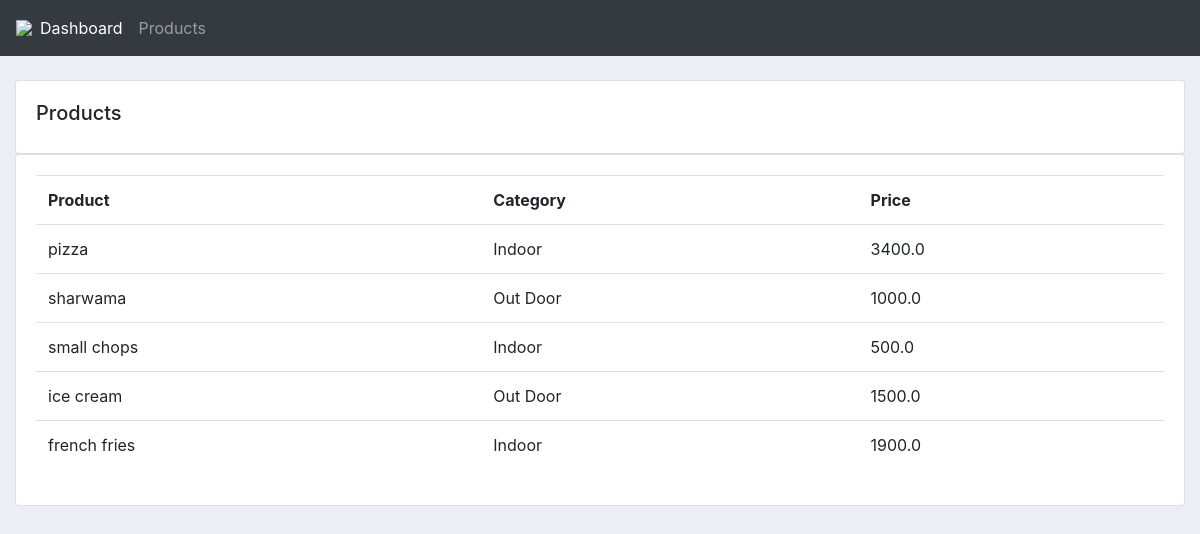
Screenshot of /products/ with the database file from the repository.
### core/models.py (models this page shows, shortened)
class Product(models.Model):
	CATEGORY = (
			('Indoor', 'Indoor'),
			('Out Door', 'Out Door'),
			)
	name = models.CharField(max_length=200, null=True)
	price = models.FloatField(null=True)
	category = models.CharField(max_length=200, null=True, choices=CATEGORY)
	description = models.CharField(max_length=200, null=True, blank=True)
	date_created = models.DateTimeField(auto_now_add=True, null=True)
	tags = models.ManyToManyField(Tag)

### core/views.py (the view)
# urls.py: path('products/', products, name='products'),
def products(request):
	products = Product.objects.all()
	return render(request, 'core/products.html', {'products':products})

### core/templates/core/products.html
{%  extends 'core/main.html' %}
{% block content %}
		<br>
		<div class="row">
			<div class="col-md">
				<div class="card card-body">
					<h5>Products</h5>
				</div>
				<div class="card card-body">
					<table class="table">
						<tr>
							<th>Product</th>
							<th>Category</th>
							<th>Price</th>
						</tr>
						{% for i in products %}
							<tr>
								<td>{{i.name}}</td>
								<td>{{i.category}}</td>
								<td>{{i.price}}</td>
							</tr>
						{% endfor %}
					</table>
				</div>
			</div>
		</div>
{% endblock content %}

### static/css/main.css (style rules this page uses)
body { background-color: #ebeff5; }

### rows the page displays
Product: name "pizza", category "Indoor", price "3400.0"
Product: name "sharwama", category "Out Door", price "1000.0"
Product: name "small chops", category "Indoor", price "500.0"
Product: name "ice cream", category "Out Door", price "1500.0"
Product: name "french fries", category "Indoor", price "1900.0"
